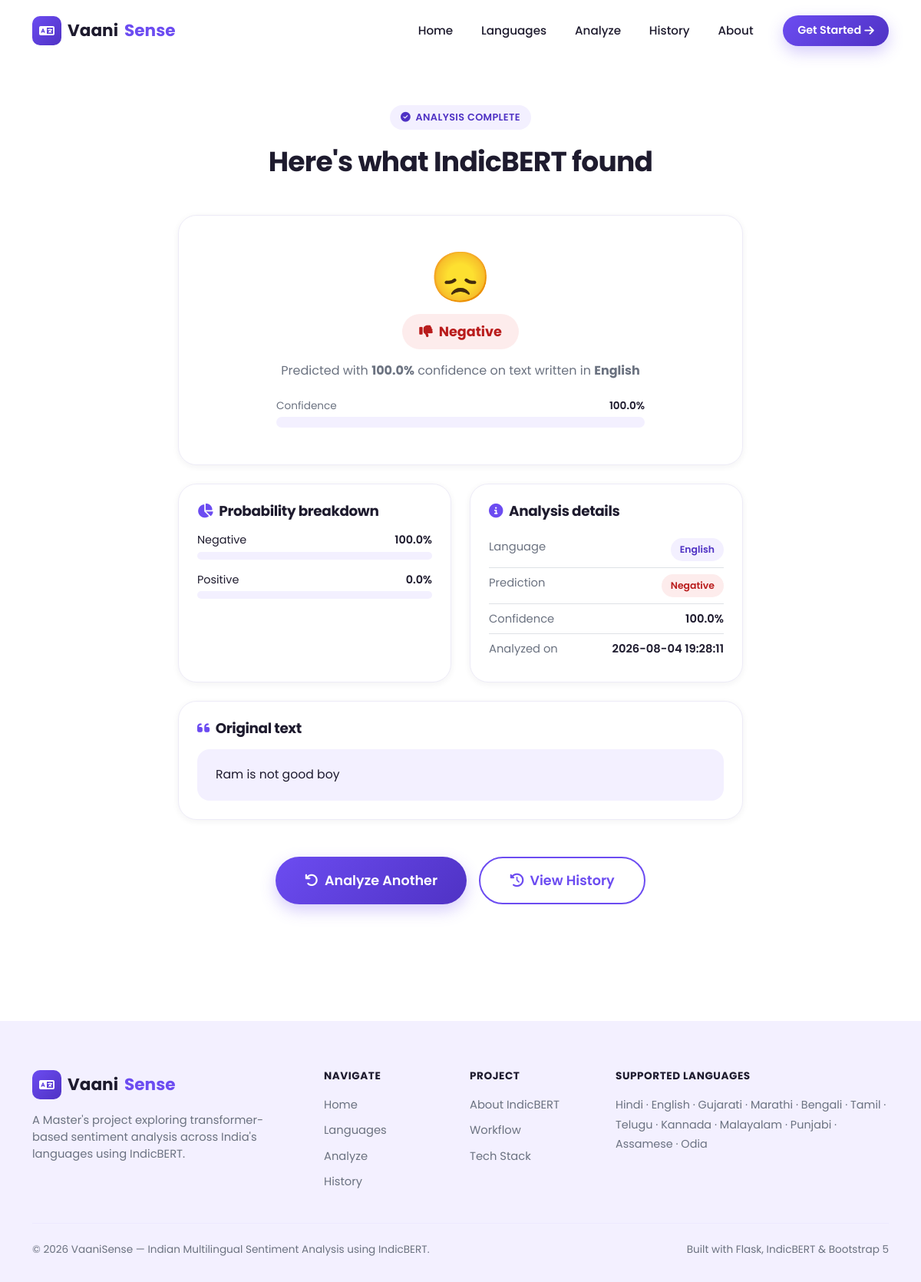
The page /result/23 on the database its author committed.
### tables this page shows
CREATE TABLE predictions (
            id            INTEGER PRIMARY KEY AUTOINCREMENT,
            text          TEXT NOT NULL,
            language      TEXT NOT NULL,
            prediction    TEXT NOT NULL,
            confidence    REAL NOT NULL,
            probabilities TEXT NOT NULL,
            created_at    TIMESTAMP NOT NULL DEFAULT CURRENT_TIMESTAMP
        );

### app.py (the view)
@app.route("/result/<int:record_id>")
def result(record_id):
    record = get_record_by_id(record_id)
    if record is None:
        flash("That result could not be found. It may have been deleted.", "danger")
        return redirect(url_for("analyze"))
    probabilities = json.loads(record["probabilities"])
    return render_template("result.html", record=record, probabilities=probabilities)

### app.py (called while the page is built)
@app.context_processor
def inject_globals():
    return {"supported_languages": SUPPORTED_LANGUAGES, "current_year": datetime.now().year}

### database/db_setup.py (called while the page is built)
def get_connection():
    conn = sqlite3.connect(DB_PATH)
    conn.row_factory = sqlite3.Row
    return conn

def get_record_by_id(record_id):
    conn = get_connection()
    row = conn.execute(
        "SELECT * FROM predictions WHERE id = ?", (record_id,)
    ).fetchone()
    conn.close()
    return row

### templates/result.html (shortened to what this page needs)
{% extends "base.html" %}
{% block content %}
{% set lang_info = supported_languages | selectattr('code', 'equalto', record.language) | list | first %}
{% set is_positive = record.prediction | lower == 'positive' %}
<section class="vs-section" style="padding-top: 3.5rem;">
    <div class="container">
        <div class="row justify-content-center">
            <div class="col-lg-8">
                <div class="text-center mb-5">
                    <span class="vs-eyebrow"><i class="fa-solid fa-circle-check"></i> Analysis Complete</span>
                    <h1 class="vs-section-title">Here's what IndicBERT found</h1>
                </div>
                <div class="vs-card p-4 p-md-5 text-center mb-4">
                    <div class="vs-result-emoji vs-pop-in mb-3">
                        {% if is_positive %}😊{% else %}😞{% endif %}
                    </div>
                    <span class="vs-result-badge {{ 'vs-result-badge-positive' if is_positive else 'vs-result-badge-negative' }} mb-3">
                        <i class="fa-solid {{ 'fa-thumbs-up' if is_positive else 'fa-thumbs-down' }}"></i>
                        {{ record.prediction }}
                    </span>
                    <p class="vs-text-muted mb-4">
                        Predicted with <strong>{{ (record.confidence * 100) | round(1) }}%</strong> confidence
                        {% if lang_info %} on text written in <strong>{{ lang_info.label }}</strong>{% endif %}
                    </p>
                    <div class="mx-auto" style="max-width: 480px;">
                        <div class="d-flex justify-content-between mb-1" style="font-size:0.85rem;">
                            <span class="vs-text-muted">Confidence</span>
                            <span class="fw-semibold">{{ (record.confidence * 100) | round(1) }}%</span>
                        </div>
                        <div class="vs-progress">
                        </div>
                    </div>
                </div>
                <div class="row g-4 mb-4">
                    <div class="col-md-6">
                        <div class="vs-card p-4 h-100">
                            <h3 class="vs-feature-title mb-3"><i class="fa-solid fa-chart-pie me-2" style="color:var(--vs-primary);"></i>Probability breakdown</h3>
                            {% for label, value in probabilities.items() %}
                                {% set prob_positive = label | lower == 'positive' %}
                                <div class="mb-3">
                                    <div class="d-flex justify-content-between mb-1" style="font-size:0.9rem;">
                                        <span>{{ label }}</span>
                                        <span class="fw-semibold">{{ (value * 100) | round(1) }}%</span>
                                    </div>
                                    <div class="vs-progress" style="height: 10px;">
                                    </div>
                                </div>
                            {% endfor %}
                        </div>
                    </div>
                    <div class="col-md-6">
                        <div class="vs-card p-4 h-100">
                            <h3 class="vs-feature-title mb-3"><i class="fa-solid fa-info-circle me-2" style="color:var(--vs-primary);"></i>Analysis details</h3>
                            <ul class="list-unstyled mb-0" style="font-size:0.92rem;">
                                <li class="d-flex justify-content-between py-2 border-bottom">
                                    <span class="vs-text-muted">Language</span>
                                    <span class="vs-badge-lang">{{ lang_info.label if lang_info else record.language }}</span>
                                </li>
                                <li class="d-flex justify-content-between py-2 border-bottom">
                                    <span class="vs-text-muted">Prediction</span>
                                    <span class="vs-badge-sentiment {{ 'vs-badge-sentiment-positive' if is_positive else 'vs-badge-sentiment-negative' }}">{{ record.prediction }}</span>
                                </li>
                                <li class="d-flex justify-content-between py-2 border-bottom">
                                    <span class="vs-text-muted">Confidence</span>
                                    <span class="fw-semibold">{{ (record.confidence * 100) | round(1) }}%</span>
                                </li>
                                <li class="d-flex justify-content-between py-2">
                                    <span class="vs-text-muted">Analyzed on</span>
                                    <span class="fw-semibold">{{ record.created_at }}</span>
                                </li>
                            </ul>
                        </div>
                    </div>
                </div>
                <div class="vs-card p-4 mb-5">
                    <h3 class="vs-feature-title mb-3"><i class="fa-solid fa-quote-left me-2" style="color:var(--vs-primary);"></i>Original text</h3>
                    <div class="vs-input-text-box">{{ record.text }}</div>
                </div>
                <div class="d-flex flex-column flex-sm-row justify-content-center gap-3">
                    <a href="{{ url_for('analyze') }}" class="btn vs-btn-primary vs-btn-lg">
                        <i class="fa-solid fa-arrow-rotate-left me-2"></i> Analyze Another
                    </a>
                    <a href="{{ url_for('history') }}" class="btn vs-btn-outline vs-btn-lg">
                        <i class="fa-solid fa-clock-rotate-left me-2"></i> View History
                    </a>
                </div>
            </div>
        </div>
    </div>
</section>
{% endblock %}

### static/css/style.css (style rules this page uses)
:root { --vs-primary: #6C4CF1; --vs-primary-dark: #4F32C4; --vs-primary-light: #F3F0FF; --vs-primary-rgb: 108, 76, 241; --vs-ink: #1E1B2E; --vs-muted: #6B7280; --vs-border: #EDEBF7; --vs-white: #FFFFFF; --vs-success: #22C55E; --vs-success-light: #EAFBF1; --vs-danger: #EF4444; --vs-danger-light: #FDECEC; --vs-radius-sm: 10px; --vs-radius-md: 16px; --vs-radius-lg: 24px; --vs-radius-pill: 999px; --vs-shadow-sm: 0 2px 8px rgba(30, 27, 46, 0.06); --vs-shadow-md: 0 8px 24px rgba(30, 27, 46, 0.08); --vs-shadow-lg: 0 20px 48px rgba(108, 76, 241, 0.16); --vs-transition: all 0.25s cubic-bezier(0.4, 0, 0.2, 1); }
html { scroll-behavior: smooth; }
body { font-family: 'Poppins', -apple-system, BlinkMacSystemFont, sans-serif; color: var(--vs-ink); background-color: var(--vs-white); -webkit-font-smoothing: antialiased; overflow-x: hidden; }
a { text-decoration: none; transition: var(--vs-transition); }
h1, h2, h3, h4, h5, h6 { font-weight: 700; letter-spacing: -0.02em; color: var(--vs-ink); }
.vs-text-muted { color: var(--vs-muted) !important; }
.vs-btn-primary { display: inline-flex; align-items: center; justify-content: center; background: linear-gradient(135deg, var(--vs-primary) 0%, var(--vs-primary-dark) 100%); color: var(--vs-white) !important; border: none; border-radius: var(--vs-radius-pill); padding: 0.85rem 1.9rem; font-weight: 600; font-size: 1rem; box-shadow: 0 8px 20px rgba(var(--vs-primary-rgb), 0.28); transition: var(--vs-transition); }
.vs-btn-outline { display: inline-flex; align-items: center; justify-content: center; background: var(--vs-white); color: var(--vs-primary) !important; border: 2px solid var(--vs-primary); border-radius: var(--vs-radius-pill); padding: 0.8rem 1.85rem; font-weight: 600; font-size: 1rem; transition: var(--vs-transition); }
.vs-btn-lg { padding: 1rem 2.4rem; font-size: 1.1rem; }
.vs-section { padding: 5.5rem 0; }
.vs-eyebrow { display: inline-flex; align-items: center; gap: 0.4rem; background: var(--vs-primary-light); color: var(--vs-primary-dark); font-size: 0.8rem; font-weight: 600; letter-spacing: 0.03em; text-transform: uppercase; padding: 0.4rem 0.9rem; border-radius: var(--vs-radius-pill); margin-bottom: 1.25rem; }
.vs-section-title { font-size: 2.25rem; margin-bottom: 0.75rem; }
.vs-card { background: var(--vs-white); border: 1px solid var(--vs-border); border-radius: var(--vs-radius-lg); box-shadow: var(--vs-shadow-sm); transition: var(--vs-transition); }
.vs-feature-title { font-size: 1.15rem; margin-bottom: 0.5rem; }
.vs-result-emoji { font-size: 4rem; line-height: 1; }
.vs-result-badge { display: inline-flex; align-items: center; gap: 0.5rem; padding: 0.6rem 1.4rem; border-radius: var(--vs-radius-pill); font-weight: 700; font-size: 1.1rem; }
.vs-result-badge-negative { background: var(--vs-danger-light); color: #B91C1C; }
.vs-progress { height: 14px; border-radius: var(--vs-radius-pill); background: var(--vs-primary-light); overflow: hidden; }
.vs-input-text-box { background: var(--vs-primary-light); border-radius: var(--vs-radius-md); padding: 1.25rem 1.5rem; color: var(--vs-ink); font-size: 0.98rem; line-height: 1.7; }
.vs-badge-lang { background: var(--vs-primary-light); color: var(--vs-primary-dark); font-weight: 600; font-size: 0.78rem; padding: 0.35rem 0.75rem; border-radius: var(--vs-radius-pill); text-transform: capitalize; }
.vs-badge-sentiment { font-weight: 600; font-size: 0.78rem; padding: 0.35rem 0.75rem; border-radius: var(--vs-radius-pill); }
.vs-badge-sentiment-negative { background: var(--vs-danger-light); color: #B91C1C; }

### static/css/animations.css (style rules this page uses)
.vs-pop-in { animation: vsPopIn 0.6s cubic-bezier(0.34, 1.56, 0.64, 1) both; }
.vs-card, .vs-feature-card, .vs-lang-card, .vs-lang-chip, .vs-table tbody tr { will-change: transform; }

### rows shown on the page
predictions: prediction "Negative", (record.confidence*100)|round(1) "100.0", label "English", language "English", created_at "2026-08-04 19:28:11", text "Ram is not good boy"

### other values the page prints
{{ label }} "Negative" "Positive"
{{ (value * 100) | round(1) }} "100.0" "0.0"
